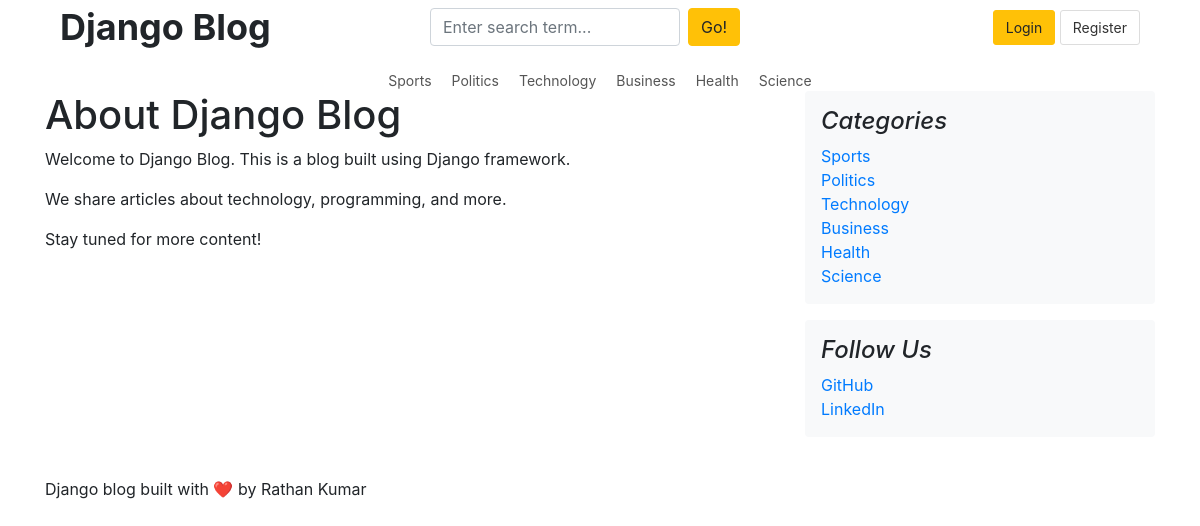
Page /about/ on the earlier database version.
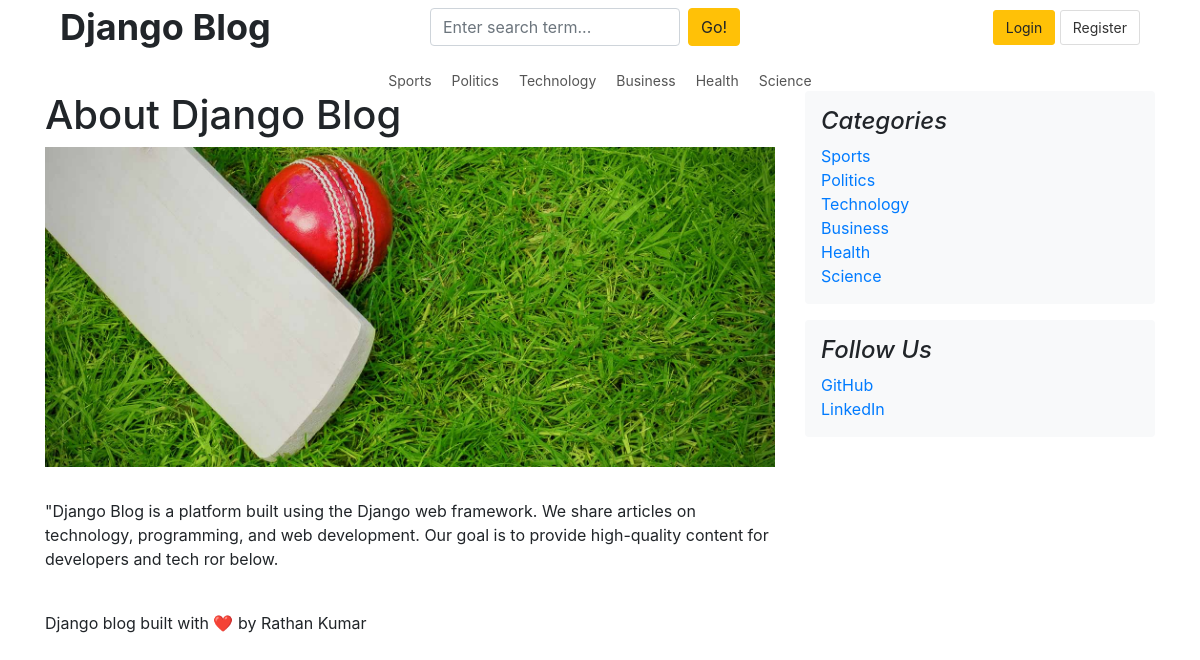
Same page on the later database version.
### blog/models.py (models this page shows, shortened)
class Category(models.Model):
    category_name = models.CharField(max_length=50, unique=True)
    created_at = models.DateTimeField(auto_now_add=True)
    updated_at = models.DateTimeField(auto_now=True)
    class Meta:
        verbose_name_plural = 'categories'

class AboutUs(models.Model):
    title = models.CharField(max_length=200, default="About Us")
    content = models.TextField()
    image = models.ImageField(upload_to='about/', blank=True, null=True)
    created_at = models.DateTimeField(auto_now_add=True)
    updated_at = models.DateTimeField(auto_now=True)
    class Meta:
        verbose_name_plural = 'About Us'

class SocialLink(models.Model):
    platform = models.CharField(max_length=50)  # GitHub, LinkedIn, YouTube, etc.
    link = models.URLField(max_length=200)
    icon = models.CharField(max_length=50, blank=True, null=True)  # Font Awesome icon name
    created_at = models.DateTimeField(auto_now_add=True)
    updated_at = models.DateTimeField(auto_now=True)
    class Meta:
        verbose_name_plural = 'Social Links'

### blog/views.py (the view)
# urls.py: path('about/', views.about_us, name='about'),
def about_us(request):
    about = AboutUs.objects.first()
    return render(request, 'about.html', {
        'about': about,
        'active_page': 'about',
    })

### blog/context_processor.py (called while the page is built)
def categories_processor(request):
    try:
        categories = Category.objects.all()
        return {'categories': categories}
    except:
        return {'categories': []}

def social_links_processor(request):
    try:
        social_links = SocialLink.objects.all()
        return {'social_links': social_links}
    except:
        return {'social_links': []}

def about_processor(request):
    try:
        about = AboutUs.objects.first()
        return {'about': about}
    except:
        return {'about': None}

### blog_main/templates/about.html
{% extends 'base.html' %}
{% block content %}
<div class="row">
    <div class="col-md-8 blog-main">
        <div class="about-page">
            <h1 class="about-title">
                {% if about %}
                    {{ about.title }}
                {% else %}
                    About Django Blog
                {% endif %}
            </h1>
            {% if about.image %}
                <img src="{{ about.image.url }}"
                     alt="{{ about.title }}"
                     class="img-fluid mb-3">
            {% endif %}
            <div class="about-text">
                {% if about %}
                    <p>{{ about.content|linebreaks }}</p>
                {% else %}
                    <p>Welcome to Django Blog. This is a blog built using Django framework.</p>
                    <p>We share articles about technology, programming, and more.</p>
                    <p>Stay tuned for more content!</p>
                {% endif %}
            </div>
        </div>
    </div>
    <aside class="col-md-4 blog-sidebar">
        <div class="p-3 mb-3 bg-light rounded">
            <h4 class="font-italic">Categories</h4>
            <ol class="list-unstyled mb-0">
                {% if categories %}
                    {% for cat in categories %}
                        <li>
                            <a href="{% url 'category' cat.id %}" style="color:#007bff; text-decoration:none;">
                                {{ cat.category_name }}
                            </a>
                        </li>
                    {% endfor %}
                {% else %}
                    <li>No categories found.</li>
                {% endif %}
            </ol>
        </div>
        <div class="p-3 mb-3 bg-light rounded">
            <h4 class="font-italic">Follow Us</h4>
            <ol class="list-unstyled mb-0">
                {% if social_links %}
                    {% for link in social_links %}
                        <li>
                            <a href="{{ link.link }}" target="_blank" style="color:#007bff; text-decoration:none;">
                                {{ link.platform }}
                            </a>
                        </li>
                    {% endfor %}
                {% else %}
                    <li><a href="#" style="color:#007bff; text-decoration:none;">GitHub</a></li>
                    <li><a href="#" style="color:#007bff; text-decoration:none;">LinkedIn</a></li>
                {% endif %}
            </ol>
        </div>
    </aside>
</div>
{% endblock %}

### blog_main/templates/base.html (shortened to what this page needs)
{% load static %}
<!DOCTYPE html>
<html lang="en">
<head>
    <link
        rel="stylesheet"
        href="https://cdn.jsdelivr.net/npm/bootstrap@4.6.2/dist/css/bootstrap.min.css"
    >
    <link
        rel="stylesheet"
        href="{% static 'css/blog.css' %}"
    >
</head>
<body>
<div class="container">
    <header class="blog-header">
        <div class="container">
            <div class="row align-items-center mb-3">
                <div class="col-md-4">
                    <a
                        href="{% url 'home' %}"
                        class="blog-header-logo"
                        style="
                            font-size: 36px;
                            font-weight: bold;
                            color: #212529;
                            text-decoration: none;
                        "
                    >
                        Django Blog
                    </a>
                </div>
                <div class="col-md-5">
                    <form
                        method="GET"
                        action="{% url 'search' %}"
                        class="form-inline"
                    >
                        <input
                            type="text"
                            name="keyword"
                            class="form-control"
                            placeholder="Enter search term..."
                            style="width: 250px;"
                        >
                        <button
                            type="submit"
                            class="btn btn-warning ml-2"
                        >
                            Go!
                        </button>
                    </form>
                </div>
                <div class="col-md-3 text-right">
                    {% if user.is_authenticated %}
                        <form
                            method="POST"
                            action="{% url 'logout' %}"
                            style="display: inline;"
                        >
                            {% csrf_token %}
                            <button
                                type="submit"
                                class="btn btn-link"
                                style="
                                    color: #007bff;
                                    text-decoration: none;
                                    padding: 6px 12px;
                                "
                            >
                                Logout
                            </button>
                        </form>
                    {% else %}
                        <a
                            href="{% url 'login' %}"
                            class="auth-btn signin-btn"
                        >
                            Login
                        </a>
                        <a
                            href="{% url 'register' %}"
                            class="auth-btn register-btn"
                        >
                            Register
                        </a>
                    {% endif %}
                </div>
            </div>
            <div class="row">
                <div class="col-12">
                    <nav
                        class="category-nav d-flex justify-content-center flex-wrap"
                        style="gap: 20px;"
                    >
                        {% for cat in categories %}
                            <a
                                href="{% url 'category' cat.id %}"
                                style="
                                    color: #555;
                                    text-decoration: none;
                                    font-size: 14px;
                                "
                            >
                                {{ cat.category_name }}
                            </a>
                        {% endfor %}
                    </nav>
                </div>
            </div>
        </div>
    </header>
    {% block content %}
    {% endblock %}
    <footer class="blog-footer mt-4">
        <p>
            Django blog built with ❤️ by Rathan Kumar
        </p>
    </footer>
</div>
</body>
</html>

### blog_main/static/css/blog.css (style rules this page uses)
.auth-btn { padding: 6px 12px; font-size: 14px; border-radius: 3px; text-decoration: none; border: 1px solid #ddd; cursor: pointer; transition: all 0.2s ease; display: inline-block; }
.signin-btn { background-color: #ffc107; color: #212529; border-color: #ffc107; }
.register-btn { background-color: #ffffff; color: #333333; border-color: #dddddd; }

Differences in the rows shown:
added AboutUs: title "About Django Blog", image (picture), content "\"Django Blog is a platform built using the Django web framework. We share articles on technology, programming, and web development. Our goal is to provide high-quality content for developers and tech ror below."
added SocialLink: platform "GitHub"
added SocialLink: platform "LinkedIn"
Other differences:
text no longer shown: "About Django Blog Welcome to Django Blog. This is a blog built using Django framework. We share articles about technology, programming, and more. Stay tuned for more content! GitHub LinkedIn"
